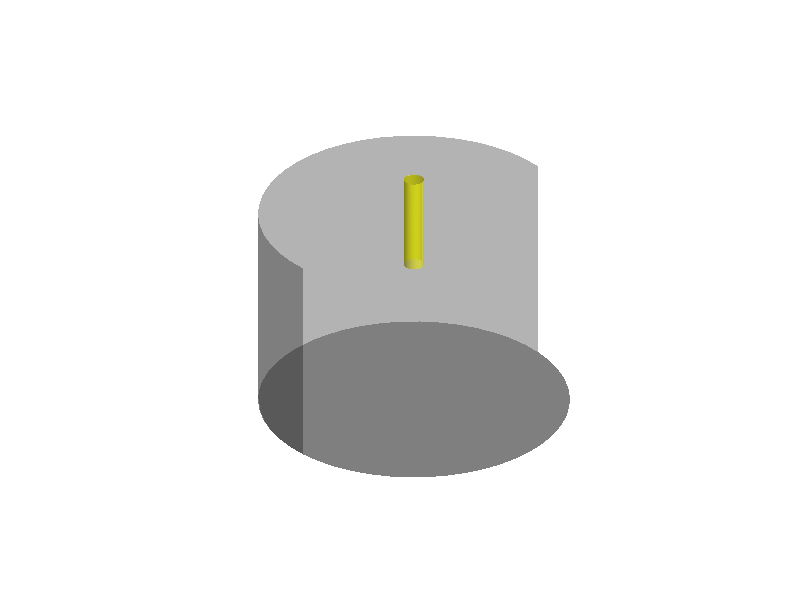

MATLAB code for this plot: (Note: this script raises an error after producing the figure.)


movieFig = figure;

%%%%%%%%%%%%%%%%%%%%%%%5
% Plot Tube

Ztc = 9500; %Z coordinate of teh top of the capillary tube (for drawing only
Zt = 8500;	%Z coordinate of the top of the tube
Zb = 3000;	%Z coordinate of the base of the tube
Zc = 7000;   %Z coordinate of the mouth of the capillary
Re = 4000;	%Radius of the entire environment
Rc = 250;	%Radius of the capillary
Co = 1e-2; %Molar
Da = 890;


%First plot outside cyllindar and its base
[x, y, z] = cylinder(Re,50);
z = z*(Zt-Zb)+Zb;
surf([x(1,1:end);zeros(1,size(x,2))], [y(1,1:end);zeros(1,size(y,2))], [z(1,1:end);z(1,1:end)], ...
  'FaceColor','black','EdgeColor','none','FaceAlpha',0.5,'FaceLighting','phong'); hold on;
camlight right
l = round((size(x,2)/2)+1);
surf(x(:,1:l), y(:,1:l), z(:,1:l), ...
   'FaceColor','black','EdgeColor','none','FaceAlpha',0.3,'FaceLighting','phong'); 

%Plot the actual capillary
offset = 10; %this offset draws the capillary by this many um larger so that 
             %any trajectories of cells that are thicker do not appear to
             %come through the surface of the capillary
[x, y, z] = cylinder(Rc+offset,30); 
z = z*(Ztc+offset-Zc)+Zc;
surf(x, y, z,'FaceColor','yellow','EdgeColor','none','FaceAlpha',0.6,'FaceLighting','phong');
surf([x(1,1:end);zeros(1,size(x,2))], [y(1,1:end);zeros(1,size(y,2))], [z(2,1:end);z(2,1:end)],'FaceColor','yellow','EdgeColor','none','FaceAlpha',0.6,'FaceLighting','phong');

axis equal
axis vis3d
axis off

hold on;



%%%%%%%%%%%%%%%%%%%%%%%5
% ReadData

step =100;

populationDirectory = '/home/msneddon/Desktop/bullDog_Results/swim4/pop3_cap_wt/';
cellCount = 6;
alldata = cell(cellCount,1);

currentDirectory = pwd;
for c=1:1:cellCount;
    fprintf(['  -Processing Cell #',num2str(c), ' ...  ']);
    cd(populationDirectory);
    load(['c',num2str(c),'/cellTrajectory.mat']);
    alldata{c} = data(1:step:end,:);
    fprintf('Done.\n');
end
cd(currentDirectory);

offset=0;
gradient = plotFoodGradient(gca,alldata{1}(1,1),Co,Da,Rc+offset,Re, Zc,2,60);


totalDistSum = zeros(length(alldata{1}),1);

for c=1:1:cellCount;
    totalDistSum(:)=totalDistSum(:) + sqrt(alldata{c}(:,2).^2 + alldata{c}(:,3).^2 + (Zc-alldata{c}(:,4)).^2);
end

totalDistSum=totalDistSum./cellCount;





%%%%%%%%%%%%%%%%%%%%%%%
% Animate

set(movieFig,'Position',[0,0,1000,800]);
campos([-2.3658e4,-5.3450e4, 2.8908e4]);
camtarget([0,0, 5.8311e3]);

winsize = get(movieFig,'Position');
A=moviein(length(alldata{1}));



scatter3([0],[0],[5000],'kx');
gradientRedrawStep = 100;


cellSize = [2,1,1];
cellSize = cellSize.*20;
theta = 0;

cellGraphics = zeros(size(alldata));
textHandle = text(-2000,0,['Elapsed Time: ', num2str(floor(alldata{c}(1,1)/60)), ' minutes']);
set(textHandle,'FontName','Arial');
set(textHandle,'FontSize',20);

for i=1:length(alldata{1})
    for c=1:size(alldata,1)
        
        d0=[1,0,0];
        d1 = [alldata{c}(i,7), alldata{c}(i,8), alldata{c}(i,9)];
        angle  =(acos(dot(d0,d1))/pi)*180;
        crs = cross(d0,d1); crs = crs./norm(crs);
        if(alldata{c}(i,6)==1) angle = angle+(rand*90-45); end;
        if(angle>0.01)
            [x,y,z]=ellipsoid(alldata{c}(i,2),alldata{c}(i,3),alldata{c}(i,4),cellSize(1),cellSize(2),cellSize(3));
            if(cellGraphics(c,1)~=0) delete(cellGraphics(c,1)); end
            cellGraphics(c,1) = surf(x,y,z,'FaceColor','blue','EdgeColor','none','FaceAlpha',1,'FaceLighting','phong'); hold on;
            rotate(cellGraphics(c,1),cross(d0,d1),angle,[alldata{c}(i,2),alldata{c}(i,3),alldata{c}(i,4)]);
     %    if(data(i,6)==0) camlookat(cell); end
            
        end
        
       % campos([sin(theta)*20,cos(theta)*20,3000]); theta = theta+1;
       % camtarget([0,0,3000])
        %camlight(hlight,'headlight')
        
        
        %Animate Gradient        
        if mod(i,gradientRedrawStep)==0 || i<gradientRedrawStep
             if(gradient~=0) delete(gradient); end
             gradient = plotFoodGradient(gca,alldata{1}(i,1),Co,Da,Rc+offset,Re, Zc,2,60);
        end;
        
        
        %update the timer text
        if(floor(alldata{c}(i,1)/60)==1)
            set(textHandle,'String',['Elapsed Time: ', num2str(floor(alldata{c}(i,1)/60)), ' minute']);
        elseif(i==length(alldata{1}))
            set(textHandle,'String',['Elapsed Time: ', num2str(40), ' minutes']);
        else
            set(textHandle,'String',['Elapsed Time: ', num2str(floor((alldata{c}(i,1))/60)), ' minutes']);
        end

    end
    
        %Save the figure for a movie
        drawnow
        A(:,i)=getframe(gcf); 
   % fprintf(['Time: ',num2str(data(i,1)),'\n']);
end
set(textHandle,'String',['Elapsed Time: ', num2str(floor(alldata{c}(i,1)/60)), ' minutes']);









